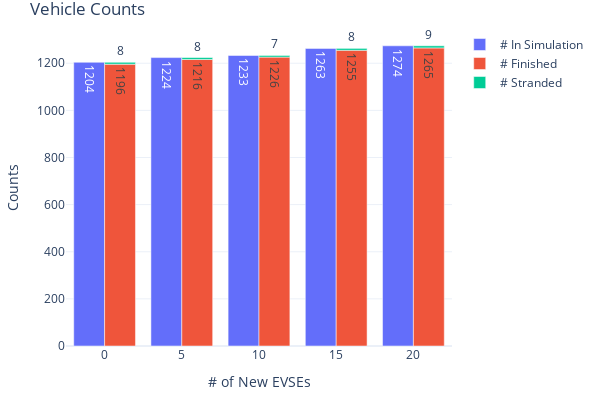

The notebook cell this image was saved under:
### Markdown cell above
#### 5.1 Vehicle Counts

### Code cell
fig = go.Figure(
    data=[
        go.Bar(
            name="# In Simulation",
            x=count_stats['nevse_count'],
            y=count_stats['sim_count'],
            offsetgroup=0,
            text=count_stats['sim_count'],
            textposition='auto',
        ),
        go.Bar(
            name="# Finished",
            x=count_stats['nevse_count'],
            y=count_stats['fin_count'],
            offsetgroup=1,
            text=count_stats['fin_count'],
            textposition='auto',
        ),
        go.Bar(
            name="# Stranded",
            x=count_stats['nevse_count'],
            y=count_stats['str_count'],
            offsetgroup=1,
            base=count_stats['fin_count'],
            text=count_stats['str_count'],
            textposition='auto',
        )
    ],
    layout=go.Layout(
        title="Vehicle Counts",
        yaxis_title="Counts", 
        xaxis_title="# of New EVSEs", width=600, height=400
        
    )
)
fig.update_xaxes(type='category')
fig.update_layout(margin=dict(l=20, r=20, t=30, b=20), uniformtext_minsize=8, uniformtext_mode='hide', template='plotly_white')
fig.show()

### Figure 1 — Plotly figure (JSON) as saved in the notebook; plotly's stock layout.template omitted (floating-point values rounded to 4 significant figures)
{"data": [{"name": "# In Simulation", "offsetgroup": "0", "text": [1204, 1224, 1233, 1263, 1274], "textposition": "auto", "type": "bar", "x": [0, 5, 10, 15, 20], "y": [1204, 1224, 1233, 1263, 1274]}, {"name": "# Finished", "offsetgroup": "1", "text": [1196, 1216, 1226, 1255, 1265], "textposition": "auto", "type": "bar", "x": [0, 5, 10, 15, 20], "y": [1196, 1216, 1226, 1255, 1265]}, {"base": [1196, 1216, 1226, 1255, 1265], "name": "# Stranded", "offsetgroup": "1", "text": [8, 8, 7, 8, 9], "textposition": "auto", "type": "bar", "x": [0, 5, 10, 15, 20], "y": [8, 8, 7, 8, 9]}], "layout": {"height": 400, "margin": {"b": 20, "l": 20, "r": 20, "t": 30}, "title": {"text": "Vehicle Counts"}, "uniformtext": {"minsize": 8, "mode": "hide"}, "width": 600, "xaxis": {"autorange": true, "range": [-0.5, 4.5], "title": {"text": "# of New EVSEs"}, "type": "category"}, "yaxis": {"autorange": true, "range": [0, 1341.0], "title": {"text": "Counts"}, "type": "linear"}}}
